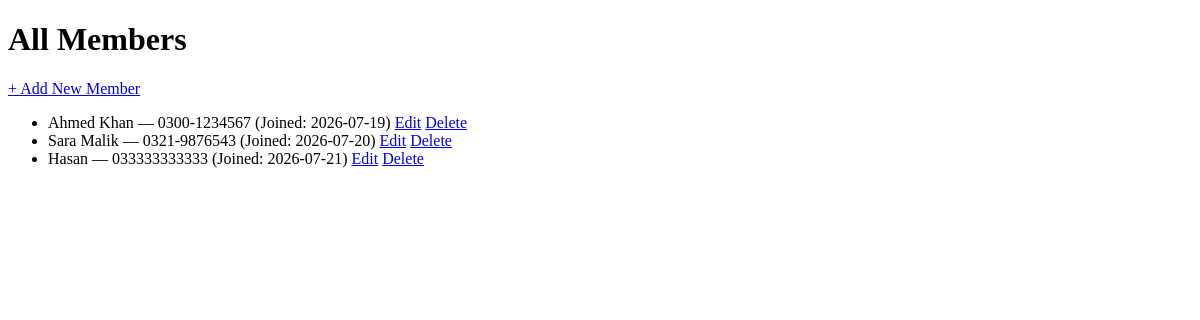
The app's page /members, older data.
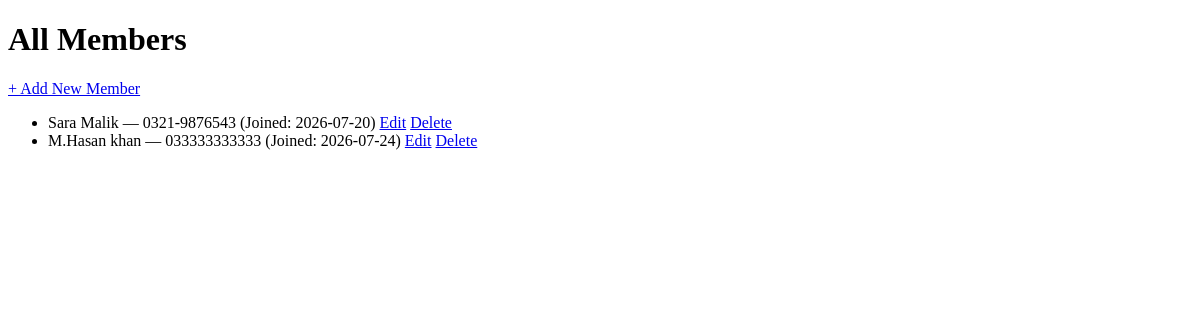
The same page, newer data.
### tables this page shows
CREATE TABLE members (
    id INTEGER PRIMARY KEY AUTOINCREMENT,
    user_id INTEGER,
    name TEXT NOT NULL,
    phone TEXT,
    join_date DATE NOT NULL,
    plan_id INTEGER,
    FOREIGN KEY (user_id) REFERENCES users(id),
    FOREIGN KEY (plan_id) REFERENCES membership_plans(id)
);

### app.py (the view)
@app.route('/members')
def members_list():
    members = get_all_members()
    return render_template('members.html', members=members)

### db_helpers.py (called while the page is built)
def get_connection():
    connection = sqlite3.connect('database/gym.db')
    connection.row_factory = sqlite3.Row
    return connection

def get_all_members():
    connection = get_connection()
    cursor = connection.cursor()
    cursor.execute("SELECT * FROM members")
    members = cursor.fetchall()
    connection.close()
    return members

### templates/members.html (shortened to what this page needs)
<!DOCTYPE html>
<html>
<head>
</head>
<body>
    <h1>All Members</h1>
    <a href="/members/add">+ Add New Member</a>
    <ul>
        {% for member in members %}
            <li>
                {{ member['name'] }} — {{ member['phone'] }} (Joined: {{ member['join_date'] }})
                <a href="/members/edit/{{ member['id'] }}">Edit</a>
                <a href="/members/delete/{{ member['id'] }}">Delete</a>
            </li>
        {% endfor %}
    </ul>
</body>
</html>

Row changes from the older to the newer data that the page shows:
removed members: name "Ahmed Khan", phone "0300-1234567", join_date "2026-07-19"
changed members: name "Hasan" → "M.Hasan khan"; join_date "2026-07-21" → "2026-07-24"
